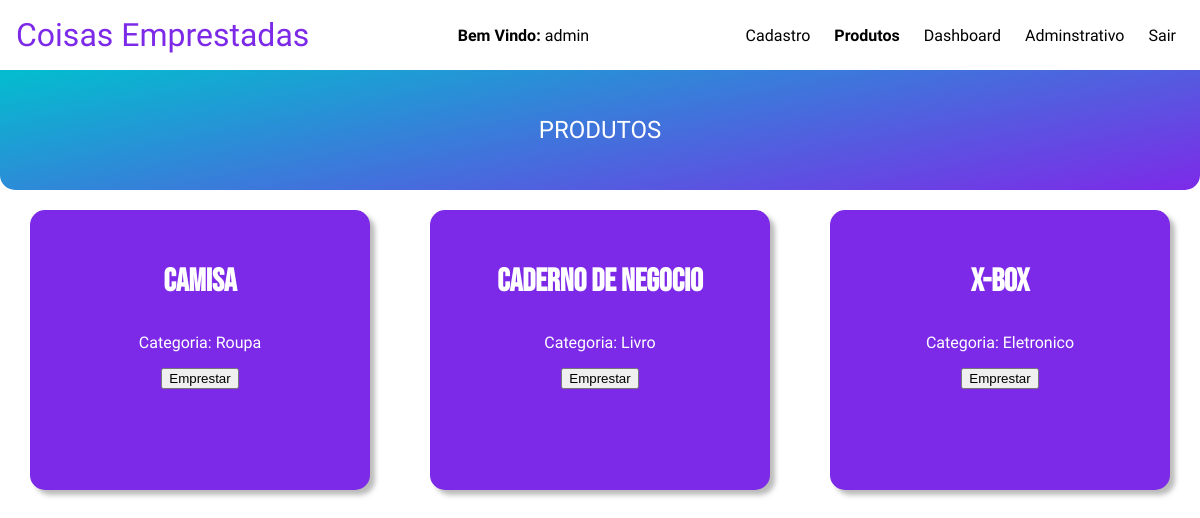
/paginas/produtos.php (signed in), run on the app's committed database.
### tables this page shows
CREATE TABLE IF NOT EXISTS produtos(
    idProduto int primary key auto_increment,
    nomeProduto varchar(45),
    categoria varchar(45)
);

### paginas/produtos.php (the view, shortened to what this page needs)
<!DOCTYPE html>
<html lang="pt-br">
<head>
    <link rel="stylesheet" href="../css/style.css">
    <link rel="stylesheet" href="../css/animacoes.css">
</head>
<body>
     <section class="containerbody">
         <header id="header">
            <a id="logo" href="../home.php">Coisas Emprestadas</a>
            <p><strong>Bem Vindo: </strong><?php echo $_SESSION['nome']  ?></p>
            <nav id="nav">
                <ul id="menu" role="menu">
                    <li><a href="./cadastro.php">Cadastro</a></li>
                    <li><a href="./produtos.php"><strong>Produtos</strong></a></li>
                    <li><a href="./dashboard.php">Dashboard</a></li>
                    <li><a href="./adm.php">Adminstrativo</a></li>
                    <li><a href="../config/logout.php">Sair</a></li>
                </ul>
            </nav>
             </header>
             <p id="titulo-lista">PRODUTOS</p>
            <section id="quadro">
            <?php
                include("../config/conexao.php");
                $sql = "SELECT * FROM produtos";
                $sql_query = $mysqli->query($sql) or die("ERRO ao consultar " . $mysqli->error);
                if($sql_query->num_rows == 0) {
                    echo "Nenhum resultado encontado...";
                } else {
                    while($dados = $sql_query->fetch_assoc()) {
                        ?>
                        <form action="../config/funcaoconsulta.php" method="POST" >
                            <section  class="qdCadastro anamation3" >
                                <p name="nomeProduto" class="titulo-produto-lista" value="<?php echo$dados['nomeProduto'] ?>"><?php echo$dados['nomeProduto'] ?></p>
                                <div>
                                    <p name="categoria">Categoria: <?php echo$dados['categoria'] ?></p>
                                </div>
                                <input id="btn_emprestar" type="submit" value="Emprestar">
                            </section>
                        </form>
                        <?php
                    }
                }
            ?>
            </section>
     </section>
</body>
</html>

### css/style.css (style rules this page uses)
:root { --cor0: #fefe00; --cor1: #FFFFFF; --cor2: #d1d1d1; --cor3: #01eefe; --cor4: #cfb9ff; --cor5: #000000; --cor6: #6035b8; --cor7: #7d2ae8; --cor8: #05bbcf; --cor9: linear-gradient(349deg, rgba(125,42,232,1) 0%, rgba(5,187,207,1) 98%); --fonte-padrao: 'Maven Pro', sans-serif; --fonte-titulo: 'Bebas Neue', cursive; --fonte-logo: 'Kaushan Script', cursive; --fonte-destaque: 'Anton', sans-serif; --fonte-destaque2: 'Londrina Solid', cursive; }
body { font-family: var(--fonte-padrao); background-color: var(--cor1); }
body, ul { margin: 0px; padding: 0px; }
a { color: var(--cor1); text-decoration: none; font-family: sans-serif; }
#header { box-sizing: border-box; height: 70px; padding: 1rem; display: flex; align-items: center; justify-content: space-between; background: var(--cor1); box-shadow: 0px 2px 0px #6135b827; }
#menu { display: flex; list-style: none; gap: .5rem; }
#menu a { display: block; padding: .5rem; font-family: var(--fonte-padrao); color: var(--cor5); }
#logo { font-family: var(--fonte-destaque2); font-size: 2rem; color: var(--cor7); }
#titulo-lista { display: flex; justify-content: center; align-items: center; margin: auto; color: var(--cor1); font-size: 1.5rem; width: 100vw; height: 15vh; background: var(--cor9); border-radius: 0px 0px 15px 15px; }
.titulo-produto-lista { font-size: 2rem; font-weight: bold; font-family: var(--fonte-titulo); }
.qdCadastro { display: inline-block; justify-content: space-between; width: 25vw; height: 30vh; min-height: 120px; padding: 20px; margin: auto; background-color: var(--cor7); margin: 20px; border-radius: 15px; box-shadow: 5px 5px 5px rgba(75, 75, 75, 0.385); font-family: var(--fonte-padrao); text-align: center; color: var(--cor1); }
#quadro { display: flex; flex-wrap: wrap; flex-direction: row; justify-content: space-around; }

### css/animacoes.css (style rules this page uses)
.anamation3 { animation: animate3 2s ease-in-out forwards; }

### data on the page
produtos: nomeProduto "Camisa", categoria "Roupa"
produtos: nomeProduto "Caderno de Negocio", categoria "Livro"
produtos: nomeProduto "X-box", categoria "Eletronico"

### other printed values
$_SESSION['nome'] "admin"
